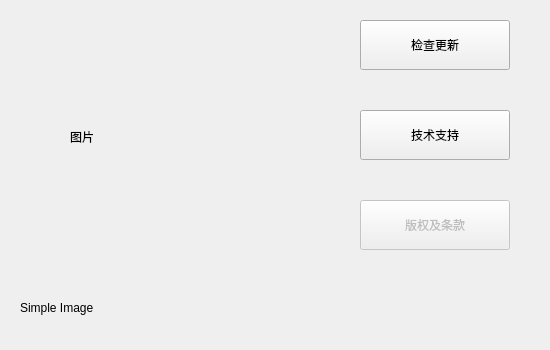
<?xml version="1.0" encoding="UTF-8"?>
<ui version="4.0">
 <class>AboutDialog</class>
 <widget class="QWidget" name="AboutDialog">
  <property name="geometry">
   <rect>
    <x>0</x>
    <y>0</y>
    <width>550</width>
    <height>350</height>
   </rect>
  </property>
  <property name="windowTitle">
   <string>关于 - Map Tool</string>
  </property>
  <property name="windowIcon">
   <iconset resource="../res/ImageDir.qrc">
    <normaloff>:/SimpleImage.svg</normaloff>:/SimpleImage.svg</iconset>
  </property>
  <widget class="QPushButton" name="pushButton_2">
   <property name="geometry">
    <rect>
     <x>360</x>
     <y>110</y>
     <width>150</width>
     <height>50</height>
    </rect>
   </property>
   <property name="autoFillBackground">
    <bool>false</bool>
   </property>
   <property name="styleSheet">
    <string notr="true">QPushButton
{
    border-image: url(./res/ButtonNormal.png);
}
QPushButton:hover
{
    border-image: url(./res/ButtonHover.png);
}
QPushButton:pressed
{
    border-image: url(./res/ButtonPressed.png);
}
color:rgb(18, 188, 255);
</string>
   </property>
   <property name="text">
    <string>技术支持</string>
   </property>
   <property name="checkable">
    <bool>false</bool>
   </property>
  </widget>
  <widget class="QLabel" name="label_Pic">
   <property name="geometry">
    <rect>
     <x>70</x>
     <y>20</y>
     <width>233</width>
     <height>233</height>
    </rect>
   </property>
   <property name="text">
    <string>图片</string>
   </property>
  </widget>
  <widget class="QLabel" name="label_Text">
   <property name="geometry">
    <rect>
     <x>20</x>
     <y>283</y>
     <width>510</width>
     <height>50</height>
    </rect>
   </property>
   <property name="text">
    <string>Simple Image</string>
   </property>
  </widget>
  <widget class="QPushButton" name="pushButton_3">
   <property name="enabled">
    <bool>false</bool>
   </property>
   <property name="geometry">
    <rect>
     <x>360</x>
     <y>200</y>
     <width>150</width>
     <height>50</height>
    </rect>
   </property>
   <property name="styleSheet">
    <string notr="true">QPushButton
{
    border-image: url(./res/ButtonNormal.png);
}
QPushButton:hover
{
    border-image: url(./res/ButtonHover.png);
}
QPushButton:pressed
{
    border-image: url(./res/ButtonPressed.png);
}</string>
   </property>
   <property name="text">
    <string>版权及条款</string>
   </property>
  </widget>
  <widget class="QPushButton" name="pushButton">
   <property name="geometry">
    <rect>
     <x>360</x>
     <y>20</y>
     <width>150</width>
     <height>50</height>
    </rect>
   </property>
   <property name="styleSheet">
    <string notr="true">QPushButton
{
    border-image: url(./res/ButtonNormal.png);
}
QPushButton:hover
{
    border-image: url(./res/ButtonHover.png);
}
QPushButton:pressed
{
    border-image: url(./res/ButtonPressed.png);
}
</string>
   </property>
   <property name="text">
    <string>检查更新</string>
   </property>
   <property name="autoDefault">
    <bool>true</bool>
   </property>
  </widget>
 </widget>
 <resources>
  <include location="../res/ImageDir.qrc"/>
 </resources>
 <connections/>
</ui>
